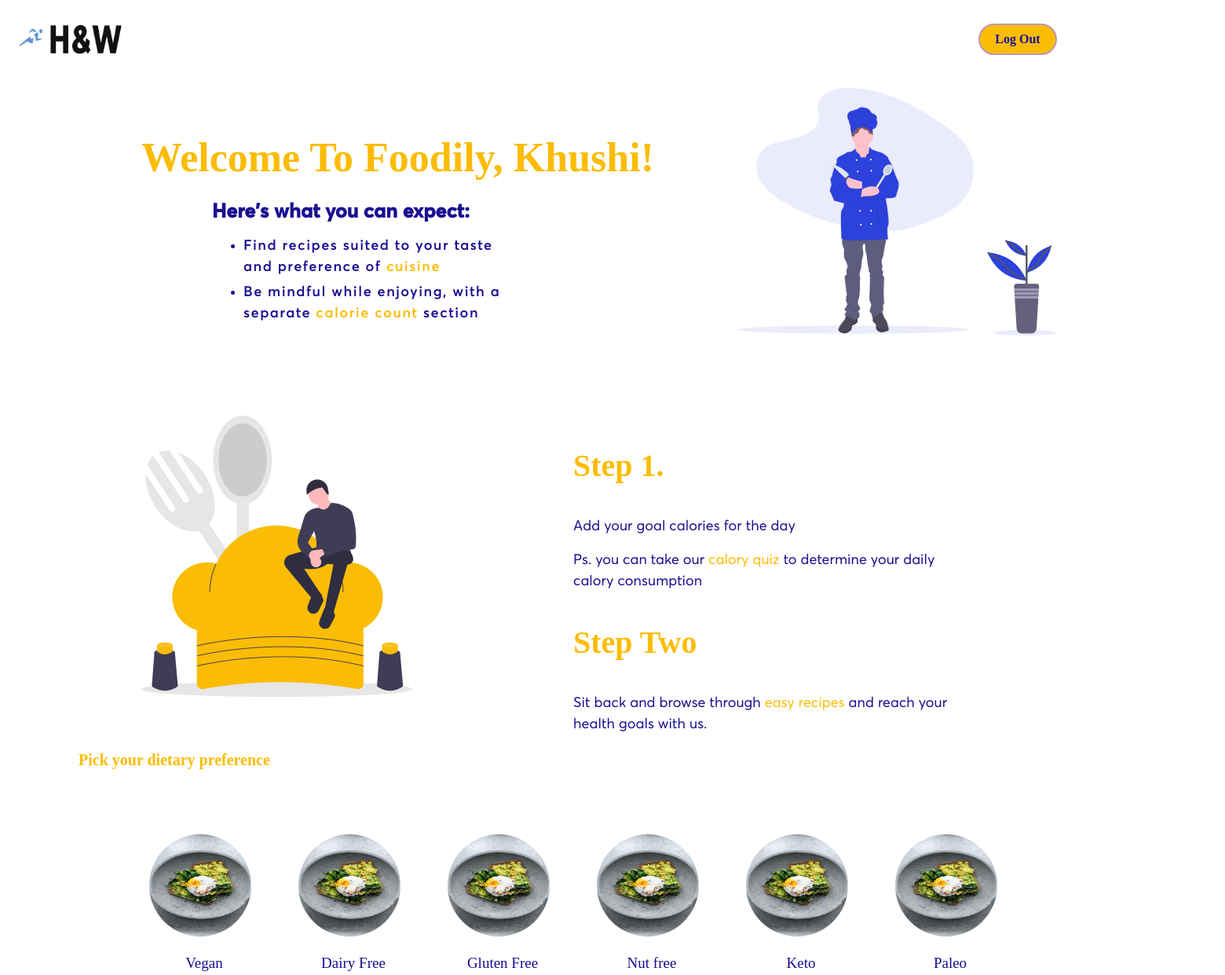
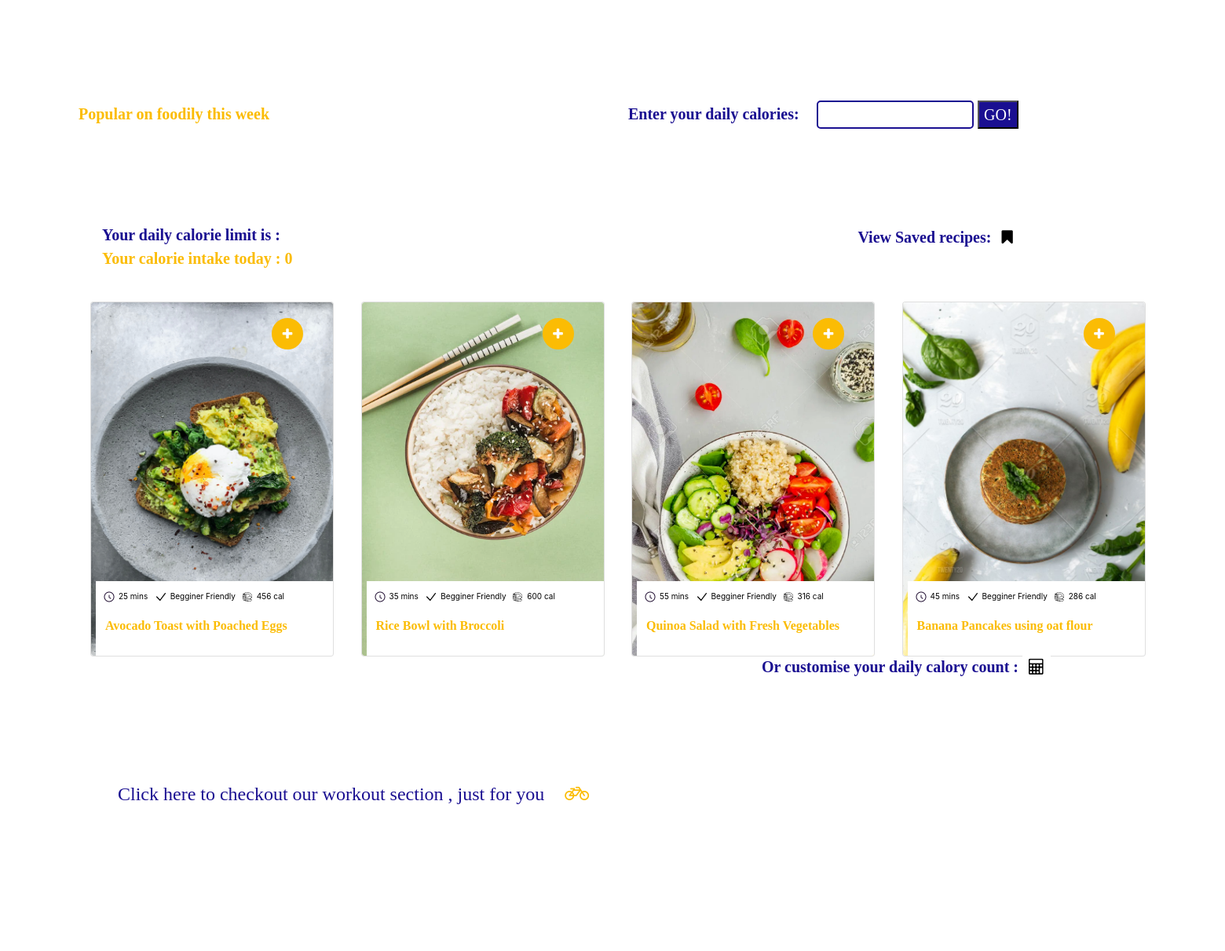
The app's page /foodily.php (signed in) with its own data (2 pictures, top to bottom).
### tables this page shows
CREATE TABLE `foodily` (
  `Catid` int(200) NOT NULL,
  `Time` varchar(200) NOT NULL,
  `Type` varchar(200) NOT NULL,
  `Calories` varchar(200) NOT NULL,
  `Pic` varchar(8000) NOT NULL,
  `Catname` varchar(1000) NOT NULL,
  `Detail` varchar(8000) NOT NULL,
  `DivId` varchar(200) NOT NULL,
  `Counter` int(100) NOT NULL
);

### foodily.php (the view, shortened to what this page needs)
<!DOCTYPE html>
<html lang="en">
<head>
    <link rel="stylesheet" href="css/foodily.css">
    <link rel="stylesheet" href="https://stackpath.bootstrapcdn.com/bootstrap/4.3.1/css/bootstrap.min.css">
    <link rel="stylesheet" href="https://cdnjs.cloudflare.com/ajax/libs/font-awesome/4.7.0/css/font-awesome.min.css">
</head>
<body>
<?php include('function.php')?>
<div class="navs">
<div class="logo">
<a href="main.php">
    <img src="images/logoblacktext.png" alt="">
  </a>
</div>
<button class="logout">
    <a href="logout.php">Log Out</a>
</button>
</div>
<h1 class="main-header">
    Welcome To Foodily, <?php echo $_SESSION["user_first_name"]?>!
</h1>
<div class="sec-one">
<div class="text-one">
    <h5 class="start">
        Here's what you can expect:
</h5>
<ul>
    <li>
    Find recipes suited to your taste and preference of <span> cuisine </span
    </li>
    <li>
    Be mindful while enjoying, with a separate <span> calorie count </span> section
    </li>
</ul>
</div>
<div class="image-one">
    <img src="images/foodily1.png" alt="">
</div>
</div>
<div class="sec-two">
<div class="image-two">
    <img src="images/foodily2.png" alt="">
</div>
<div class="text-2">
    <h4 class="step-one">
        Step 1.
    </h4>
     <p>Add your goal calories for the day </p>
     <p>Ps. you can take our <span>calory quiz</span> to determine your daily calory consumption </p>
    <h4 class="step-two"> Step Two
    </h4>
        <p>
            Sit back and browse through <span>easy recipes </span> and reach your health goals with us.
        </p>
        </div>
</div>
<div class="pref-header">
    Pick your dietary preference
    </div>
<div class="preferences"id="preferences">
    <div class="pref-box">
    <div class="pref-img">
<img src="images/food.png" alt="">
    </div>
    <div class="pref-text">
<a href="#">Vegan</a>
    </div>
    </div>
    <div class="pref-box">
    <div class="pref-img">
<img src="images/food.png" alt="">
    </div>
    <div class="pref-text">
<a href="#">Dairy Free</a>
    </div>
    </div>
    <div class="pref-box">
    <div class="pref-img">
<img src="images/food.png" alt="">
    </div>
    <div class="pref-text">
<a href="#">Gluten Free</a>
    </div>
    </div>
    <div class="pref-box">
    <div class="pref-img">
<img src="images/food.png" alt="">
    </div>
    <div class="pref-text">
<a href="#">Nut free</a>
    </div>
    </div>
    <div class="pref-box">
    <div class="pref-img">
<img src="images/food.png" alt="">
    </div>
    <div class="pref-text">
<a href="#">Keto</a>
    </div>
    </div>
    <div class="pref-box">
    <div class="pref-img">
<img src="images/food.png" alt="">
    </div>
    <div class="pref-text">
<a href="#">Paleo</a>
    </div>
    </div>
</div>
<div class="header" id="header">
<div class="pref-header">
Popular on foodily this week
</div>
<div class="count">
<form id="form" onsubmit="return false;">
<div class="div">
    <label for="CaloryNo">Enter your daily calories:</label>
<input type="text" id="CaloryNo">
<input type="submit" onclick="savecalory()" class="submit" value="GO!">
</div>
</form>
</div>
</div>
<div id="extras" class="extras">
    <div class="pp">
    <div class="daily">
        Your daily calorie limit is :
    </div>
    <div class="intakel">
        Your calorie intake today :
        <span  id="intake">
0
        </span>
    </div>
    </div>
    <div class="saved">
        View Saved recipes:
        <button class="savebtn" onclick="opensaved()">
        <i class="fa fa-bookmark"></i>
        </button>
    </div>
</div>
<section class="foodily" id="foodily">
    <div class="row ">
    <?php
    $s="select *from foodily";
    $result=mysqli_query($cn,$s);
    while($data=mysqli_fetch_array($result))
{
?>
<div class="col-md-3">
    <div class="card ">
        <img src="images/<?php echo "$data[4]";?> " height="450" alt="food image" class="card-img">
        <div class="card-img-overlay">
            <div class="recipe-spec recipe<?php echo "$data[0]";?>;">
            <div class="card-spec">
                <span> <img src="images/clock.png" height="24px" width="24px" alt=""><?php echo "$data[1]";?></span>
                <span> <img src="images/check.png" height="24px" width="24px"alt=""><?php echo "$data[2]";?></span>
                <span> <img src="images/cal.png" height="24px" width="24px"alt=""><?php echo "$data[3]";?> cal</span>
            </div>
            <h3 class="card-title">
            <?php echo "$data[5]";?>
            </h3>
             <p class="card-text"><?php echo "$data[6]";?></p>
        </div>
            <button  class="plus" id="<?php echo "$data[7]";?>">
    <i class="fa fa-plus"></i>
            </button>
    </div>
</div>
</div>
<?php
}
?>
</div>
</section>
<div class="calc" id="calc">
Or customise your daily calory count :
<button class="float " id="float" onclick="hidemain()" >
    <i class= "fa fa-calculator my-float"></i>
</button>
</div>
<div class="checkout" id="checkout">
<h4>
Click here to checkout our workout section , just for you <a href="bodily.php"><i class="fa fa-bicycle"></i></a></h4></div>
</body>
</html>

### records on screen
foodily: Pic (picture), Time "25 mins", Type "Begginer Friendly", Calories "456", Catname "Avocado Toast with Poached Eggs"
foodily: Pic (picture), Time "35 mins", Type "Begginer Friendly", Calories "600", Catname "Rice Bowl with Broccoli"
foodily: Pic (picture), Time "55 mins", Type "Begginer Friendly", Calories "316", Catname "Quinoa Salad with Fresh Vegetables"
foodily: Pic (picture), Time "45 mins", Type "Begginer Friendly", Calories "286", Catname "Banana Pancakes using oat flour"

### other values on screen
$_SESSION["user_first_name"] "Khushi"
